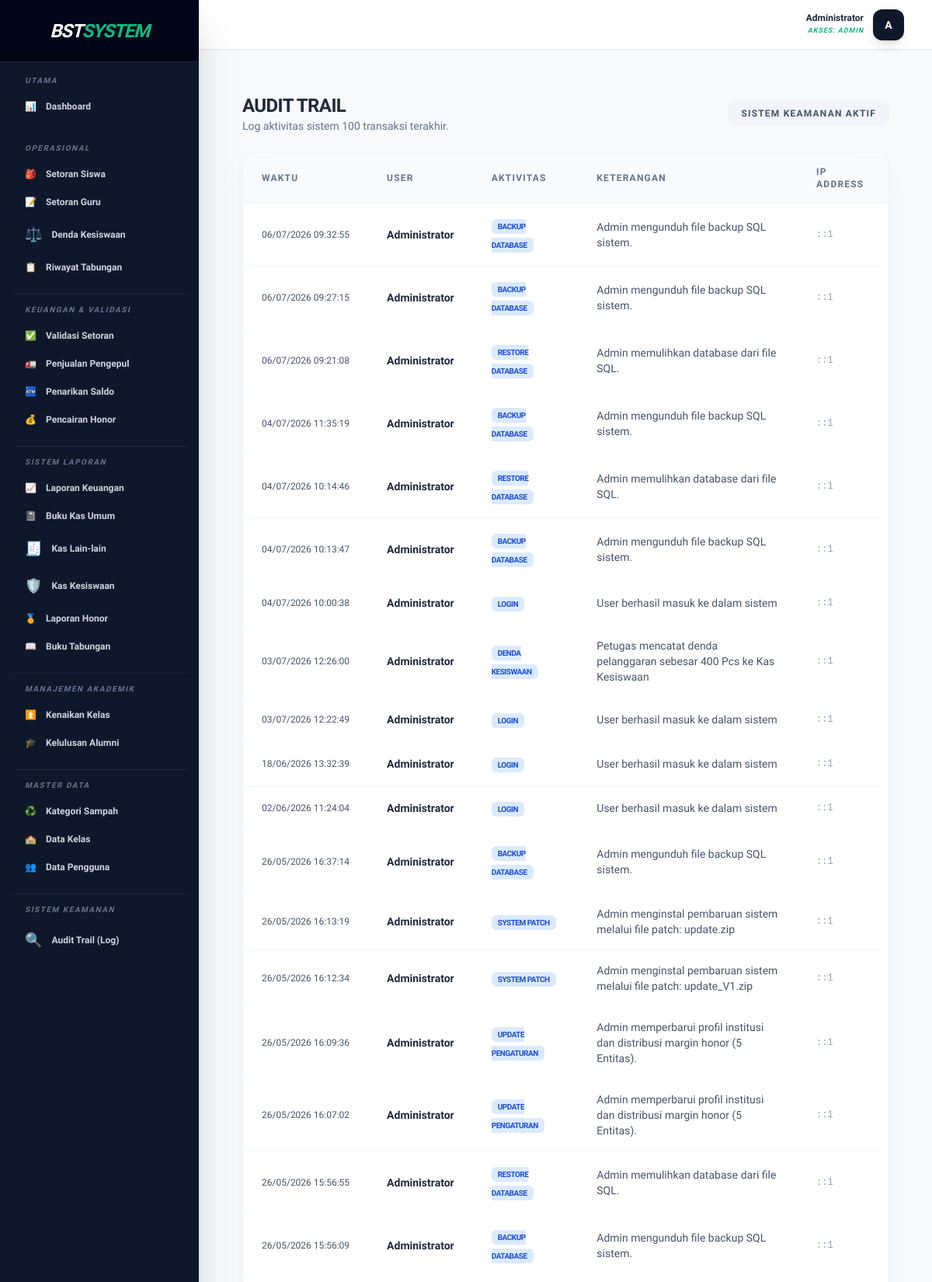
/public/pengaturan/logs (signed in, upper part), run on the app's committed database.
### tables this page shows
CREATE TABLE `activity_logs` (
  `id` int(11) NOT NULL AUTO_INCREMENT,
  `user_id` int(11) NOT NULL,
  `activity` varchar(255) NOT NULL,
  `description` text DEFAULT NULL,
  `ip_address` varchar(45) DEFAULT NULL,
  `created_at` timestamp NOT NULL DEFAULT current_timestamp(),
  PRIMARY KEY (`id`),
  KEY `user_id` (`user_id`),
  CONSTRAINT `activity_logs_ibfk_1` FOREIGN KEY (`user_id`) REFERENCES `users` (`id`)
);

CREATE TABLE `users` (
  `id` int(11) NOT NULL AUTO_INCREMENT,
  `nama` varchar(100) NOT NULL,
  `username` varchar(50) NOT NULL,
  `password` varchar(255) NOT NULL,
  `role` enum('admin','guru','siswa','staff','alumni') NOT NULL,
  `kelas_id` int(11) DEFAULT NULL,
  `angkatan` varchar(10) DEFAULT NULL,
  `is_active` tinyint(1) NOT NULL DEFAULT 1,
  `deleted_at` timestamp NULL DEFAULT NULL,
  PRIMARY KEY (`id`)
);

### app/Controllers/PengaturanController.php (called while the page is built, shortened)
<?php
require_once __DIR__ . '/../Core/Database.php';
class PengaturanController {
    private $db;
    public function __construct() {
        $this->db = Database::getInstance()->getConnection();
    }
    public function logs() {
        $data = [];
        $sql = "SELECT l.*, u.nama
                FROM activity_logs l
                JOIN users u ON l.user_id = u.id
                ORDER BY l.created_at DESC LIMIT 100";
        $data['logs'] = $this->db->query($sql)->fetchAll();
        require_once __DIR__ . '/../../views/layouts/admin.php';
    }
}
?>

### app/Core/Database.php (called while the page is built, shortened)
<?php
class Database {
    private static $instance = null;
    private $conn;
    private function __construct() {
        try {
            $dsn = "mysql:host=" . DB_HOST . ";dbname=" . DB_NAME . ";charset=utf8mb4";
            $options = [
                PDO::ATTR_ERRMODE => PDO::ERRMODE_EXCEPTION,
                PDO::ATTR_DEFAULT_FETCH_MODE => PDO::FETCH_ASSOC,
                PDO::ATTR_EMULATE_PREPARES => false,
            ];
            $this->conn = new PDO($dsn, DB_USER, DB_PASS, $options);
        } catch (PDOException $e) {
            die("Koneksi Database Gagal: " . $e->getMessage());
        }
    }
    public static function getInstance() {
        if (self::$instance === null) {
            self::$instance = new self();
        }
        return self::$instance;
    }
    public function getConnection() {
        return $this->conn;
    }
}

### views/admin/pengaturan/logs.php (the view)
<div class="p-6">
    <div class="flex justify-between items-center mb-6">
        <div>
            <h1 class="text-2xl font-black text-slate-800 uppercase tracking-tight">Audit Trail</h1>
            <p class="text-sm text-slate-500 font-medium">Log aktivitas sistem 100 transaksi terakhir.</p>
        </div>
        <div class="bg-slate-100 px-4 py-2 rounded-lg text-xs font-bold text-slate-600 tracking-widest uppercase">
            Sistem Keamanan Aktif
        </div>
    </div>
    <div class="bg-white rounded-2xl shadow-xl shadow-slate-200/50 border border-slate-100 overflow-hidden">
        <div class="overflow-x-auto">
            <table class="w-full text-left border-collapse">
                <thead>
                    <tr class="bg-slate-50 border-b border-slate-100">
                        <th class="px-6 py-4 text-xs font-black text-slate-500 uppercase tracking-widest">Waktu</th>
                        <th class="px-6 py-4 text-xs font-black text-slate-500 uppercase tracking-widest">User</th>
                        <th class="px-6 py-4 text-xs font-black text-slate-500 uppercase tracking-widest">Aktivitas</th>
                        <th class="px-6 py-4 text-xs font-black text-slate-500 uppercase tracking-widest">Keterangan</th>
                        <th class="px-6 py-4 text-xs font-black text-slate-500 uppercase tracking-widest">IP Address</th>
                    </tr>
                </thead>
                <tbody class="divide-y divide-slate-50">
                    <?php if (empty($logs)): ?>
                        <tr>
                            <td colspan="5" class="px-6 py-12 text-center text-slate-400 italic">Belum ada catatan aktivitas.</td>
                        </tr>
                    <?php else: ?>
                        <?php foreach ($logs as $log): ?>
                            <tr class="hover:bg-slate-50/50 transition-colors">
                                <td class="px-6 py-4 text-xs text-slate-600 whitespace-nowrap">
                                    <?= date('d/m/Y H:i:s', strtotime($log['created_at'])) ?>
                                </td>
                                <td class="px-6 py-4">
                                    <span class="text-sm font-bold text-slate-800"><?= htmlspecialchars($log['nama']) ?></span>
                                </td>
                                <td class="px-6 py-4">
                                    <span class="px-2 py-1 bg-blue-100 text-blue-700 text-[10px] font-black uppercase rounded-md tracking-tighter">
                                        <?= htmlspecialchars($log['activity']) ?>
                                    </span>
                                </td>
                                <td class="px-6 py-4 text-sm text-slate-600">
                                    <?= htmlspecialchars($log['description']) ?>
                                </td>
                                <td class="px-6 py-4 text-xs font-mono text-slate-400">
                                    <?= htmlspecialchars($log['ip_address']) ?>
                                </td>
                            </tr>
                        <?php endforeach; ?>
                    <?php endif; ?>
                </tbody>
            </table>
        </div>
    </div>
</div>

### views/layouts/admin.php (style rules this page uses)
body { font-family: 'Plus Jakarta Sans', sans-serif; background-color: #f8fafc; }

### data on the page
activity_logs: created_at "06/07/2026 09:32:55", user.nama "Administrator", activity "BACKUP DATABASE", description "Admin mengunduh file backup SQL sistem.", ip_address "::1"
activity_logs: created_at "06/07/2026 09:27:15", user.nama "Administrator", activity "BACKUP DATABASE", description "Admin mengunduh file backup SQL sistem.", ip_address "::1"
activity_logs: created_at "06/07/2026 09:21:08", user.nama "Administrator", activity "RESTORE DATABASE", description "Admin memulihkan database dari file SQL.", ip_address "::1"
activity_logs: created_at "04/07/2026 11:35:19", user.nama "Administrator", activity "BACKUP DATABASE", description "Admin mengunduh file backup SQL sistem.", ip_address "::1"
activity_logs: created_at "04/07/2026 10:14:46", user.nama "Administrator", activity "RESTORE DATABASE", description "Admin memulihkan database dari file SQL.", ip_address "::1"
activity_logs: created_at "04/07/2026 10:13:47", user.nama "Administrator", activity "BACKUP DATABASE", description "Admin mengunduh file backup SQL sistem.", ip_address "::1"
activity_logs: created_at "04/07/2026 10:00:38", user.nama "Administrator", activity "LOGIN", description "User berhasil masuk ke dalam sistem", ip_address "::1"
activity_logs: created_at "03/07/2026 12:26:00", user.nama "Administrator", activity "DENDA KESISWAAN", description "Petugas mencatat denda pelanggaran sebesar 400 Pcs ke Kas Kesiswaan", ip_address "::1"
activity_logs: created_at "03/07/2026 12:22:49", user.nama "Administrator", activity "LOGIN", description "User berhasil masuk ke dalam sistem", ip_address "::1"
activity_logs: created_at "18/06/2026 13:32:39", user.nama "Administrator", activity "LOGIN", description "User berhasil masuk ke dalam sistem", ip_address "::1"
activity_logs: created_at "02/06/2026 11:24:04", user.nama "Administrator", activity "LOGIN", description "User berhasil masuk ke dalam sistem", ip_address "::1"
activity_logs: created_at "26/05/2026 16:37:14", user.nama "Administrator", activity "BACKUP DATABASE", description "Admin mengunduh file backup SQL sistem.", ip_address "::1"
activity_logs: created_at "26/05/2026 16:13:19", user.nama "Administrator", activity "SYSTEM PATCH", description "Admin menginstal pembaruan sistem melalui file patch: update.zip", ip_address "::1"
activity_logs: created_at "26/05/2026 16:12:34", user.nama "Administrator", activity "SYSTEM PATCH", description "Admin menginstal pembaruan sistem melalui file patch: update_V1.zip", ip_address "::1"
activity_logs: created_at "26/05/2026 16:09:36", user.nama "Administrator", activity "UPDATE PENGATURAN", description "Admin memperbarui profil institusi dan distribusi margin honor (5 Entitas).", ip_address "::1"
activity_logs: created_at "26/05/2026 16:07:02", user.nama "Administrator", activity "UPDATE PENGATURAN", description "Admin memperbarui profil institusi dan distribusi margin honor (5 Entitas).", ip_address "::1"
activity_logs: created_at "26/05/2026 15:56:55", user.nama "Administrator", activity "RESTORE DATABASE", description "Admin memulihkan database dari file SQL.", ip_address "::1"
activity_logs: created_at "26/05/2026 15:56:09", user.nama "Administrator", activity "BACKUP DATABASE", description "Admin mengunduh file backup SQL sistem.", ip_address "::1"

### other printed values
$_SESSION['nama'] "Administrator"
$role "ADMIN"
substr($_SESSION['nama'] ?? 'U', 0, 1) "A"
